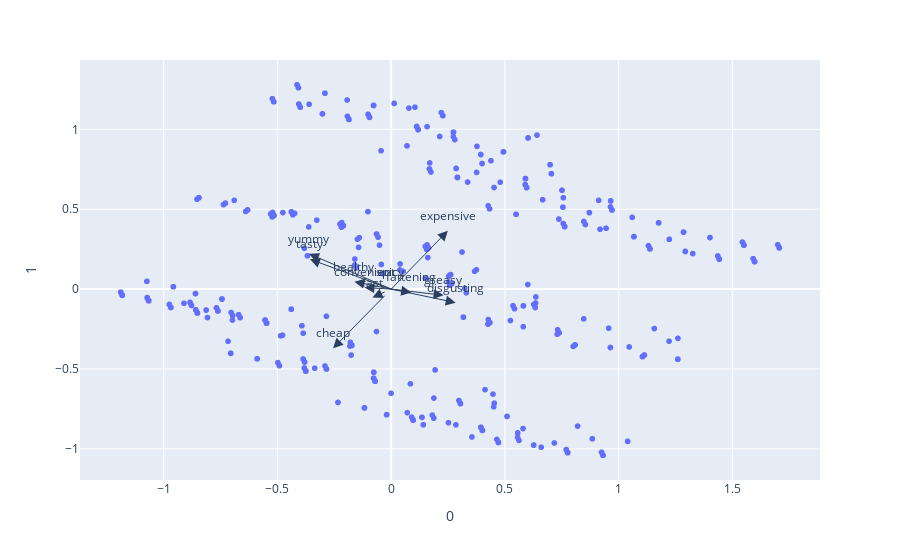

Source (notebook cell):
### Code cell
features = df.columns.values.tolist()
X = df[features]

pca = PCA(n_components=11)
components = pca.fit_transform(X)

loadings = pca.components_.T * np.sqrt(pca.explained_variance_)

fig = px.scatter(components, x=0, y=1)

for i, feature in enumerate(features):
    fig.add_annotation(
        ax=0, ay=0,
        axref="x", ayref="y",
        x=loadings[i, 0],
        y=loadings[i, 1],
        showarrow=True,
        arrowsize=2,
        arrowhead=2,
        xanchor="right",
        yanchor="top"
    )
    fig.add_annotation(
        x=loadings[i, 0],
        y=loadings[i, 1],
        ax=0, ay=0,
        xanchor="center",
        yanchor="bottom",
        text=feature,
        yshift=5,
    )
fig.show()

### Figure 1 — Plotly figure (JSON) as saved in the notebook; plotly's stock layout.template omitted (floating-point values rounded to 4 significant figures; data arrays with more than 128 entries replaced by an {"elided": "..."} marker saying what was removed)
{"data": [{"hovertemplate": "0=%{x}<br>1=%{y}<extra></extra>", "legendgroup": "", "marker": {"color": "#636efa", "symbol": "circle"}, "mode": "markers", "name": "", "showlegend": false, "type": "scattergl", "x": {"elided": "1453 float values"}, "xaxis": "x", "y": {"elided": "1453 float values"}, "yaxis": "y"}], "layout": {"annotations": [{"arrowhead": 2, "arrowsize": 2, "ax": 0, "axref": "x", "ay": 0, "ayref": "y", "showarrow": true, "x": -0.3611, "xanchor": "right", "y": 0.221, "yanchor": "top"}, {"ax": 0, "ay": 0, "text": "yummy", "x": -0.3611, "xanchor": "center", "y": 0.221, "yanchor": "bottom", "yshift": 5}, {"arrowhead": 2, "arrowsize": 2, "ax": 0, "axref": "x", "ay": 0, "ayref": "y", "showarrow": true, "x": -0.1176, "xanchor": "right", "y": 0.009971, "yanchor": "top"}, {"ax": 0, "ay": 0, "text": "convenient", "x": -0.1176, "xanchor": "center", "y": 0.009971, "yanchor": "bottom", "yshift": 5}, {"arrowhead": 2, "arrowsize": 2, "ax": 0, "axref": "x", "ay": 0, "ayref": "y", "showarrow": true, "x": -0.004812, "xanchor": "right", "y": 0.01143, "yanchor": "top"}, {"ax": 0, "ay": 0, "text": "spicy", "x": -0.004812, "xanchor": "center", "y": 0.01143, "yanchor": "bottom", "yshift": 5}, {"arrowhead": 2, "arrowsize": 2, "ax": 0, "axref": "x", "ay": 0, "ayref": "y", "showarrow": true, "x": 0.08799, "xanchor": "right", "y": -0.02071, "yanchor": "top"}, {"ax": 0, "ay": 0, "text": "fattening", "x": 0.08799, "xanchor": "center", "y": -0.02071, "yanchor": "bottom", "yshift": 5}, {"arrowhead": 2, "arrowsize": 2, "ax": 0, "axref": "x", "ay": 0, "ayref": "y", "showarrow": true, "x": 0.2305, "xanchor": "right", "y": -0.03878, "yanchor": "top"}, {"ax": 0, "ay": 0, "text": "greasy", "x": 0.2305, "xanchor": "center", "y": -0.03878, "yanchor": "bottom", "yshift": 5}, {"arrowhead": 2, "arrowsize": 2, "ax": 0, "axref": "x", "ay": 0, "ayref": "y", "showarrow": true, "x": -0.08213, "xanchor": "right", "y": -0.05283, "yanchor": "top"}, {"ax": 0, "ay": 0, "text": "fast", "x": -0.08213, "xanchor": "center", "y": -0.05283, "yanchor": "bottom", "yshift": 5}, {"arrowhead": 2, "arrowsize": 2, "ax": 0, "axref": "x", "ay": 0, "ayref": "y", "showarrow": true, "x": -0.2553, "xanchor": "right", "y": -0.3709, "yanchor": "top"}, {"ax": 0, "ay": 0, "text": "cheap", "x": -0.2553, "xanchor": "center", "y": -0.3709, "yanchor": "bottom", "yshift": 5}, {"arrowhead": 2, "arrowsize": 2, "ax": 0, "axref": "x", "ay": 0, "ayref": "y", "showarrow": true, "x": -0.357, "xanchor": "right", "y": 0.1867, "yanchor": "top"}, {"ax": 0, "ay": 0, "text": "tasty", "x": -0.357, "xanchor": "center", "y": 0.1867, "yanchor": "bottom", "yshift": 5}, {"arrowhead": 2, "arrowsize": 2, "ax": 0, "axref": "x", "ay": 0, "ayref": "y", "showarrow": true, "x": 0.2491, "xanchor": "right", "y": 0.3653, "yanchor": "top"}, {"ax": 0, "ay": 0, "text": "expensive", "x": 0.2491, "xanchor": "center", "y": 0.3653, "yanchor": "bottom", "yshift": 5}, {"arrowhead": 2, "arrowsize": 2, "ax": 0, "axref": "x", "ay": 0, "ayref": "y", "showarrow": true, "x": -0.1618, "xanchor": "right", "y": 0.04653, "yanchor": "top"}, {"ax": 0, "ay": 0, "text": "healthy", "x": -0.1618, "xanchor": "center", "y": 0.04653, "yanchor": "bottom", "yshift": 5}, {"arrowhead": 2, "arrowsize": 2, "ax": 0, "axref": "x", "ay": 0, "ayref": "y", "showarrow": true, "x": 0.2837, "xanchor": "right", "y": -0.08484, "yanchor": "top"}, {"ax": 0, "ay": 0, "text": "disgusting", "x": 0.2837, "xanchor": "center", "y": -0.08484, "yanchor": "bottom", "yshift": 5}], "legend": {"tracegroupgap": 0}, "margin": {"t": 60}, "xaxis": {"anchor": "y", "domain": [0, 1], "title": {"text": "0"}}, "yaxis": {"anchor": "x", "domain": [0, 1], "title": {"text": "1"}}}}
